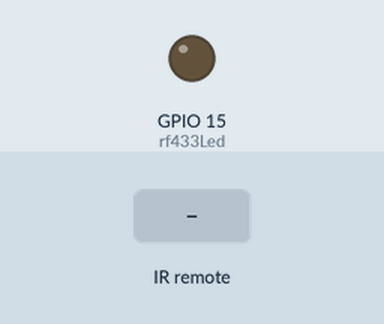
This sketch was run on a simulated ESP8266 (Wemos D1 mini). Shown: output pins drawn as LEDs (lit = HIGH). Inputs (shaded band) come from the test bench. WiFi joins after 1.5 s; servers stay silent unless stated; no MQTT or app messages arrive unless stated; what the sketch prints to the serial monitor is not drawn.

Above: at 2.7 s.
2.8 s: infrared code 0xC4E7A2 received
At 2.92 s:
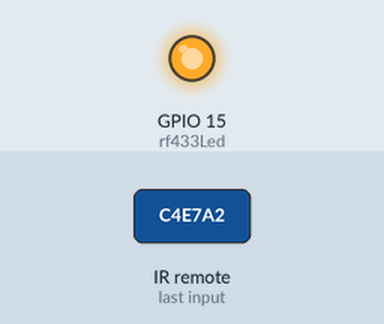
4.5 s: infrared code 0xC4E7A4 received
At 6.4 s:
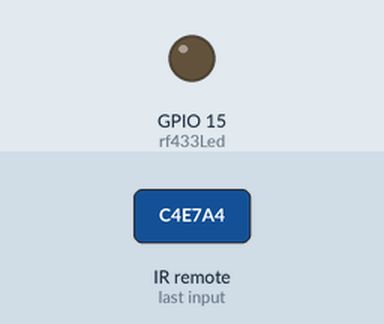
Timing chart, 0 to 7.9 s (numbered marks = the images above; inputs shaded):
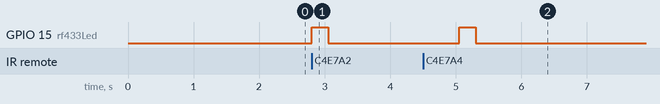

Measured:
- after the input at 2.8 s, GPIO 15 (rf433Led): LOW → HIGH at once, → LOW 0.25 s later
- after the input at 4.5 s, GPIO 15 (rf433Led): LOW → HIGH after 0.55 s, → LOW 0.25 s later

The sketch:

rf433_reciever_v2.ino
```cpp
#include <ESP8266WiFi.h>
#include "Adafruit_MQTT.h"
#include "Adafruit_MQTT_Client.h"
#include <RCSwitch.h>

#define WLAN_SSID       "WIFI_SSID"
#define WLAN_PASS       "WIFI_PW"

#define AIO_SERVER      "MQTT_HOST"
#define AIO_SERVERPORT  1883                   // use 8883 for SSL
#define AIO_USERNAME    "MQTT_USER"
#define AIO_KEY         "MQTT_PW"

WiFiClient client;
Adafruit_MQTT_Client mqtt(&client, AIO_SERVER, AIO_SERVERPORT, AIO_USERNAME, AIO_KEY);
RCSwitch mySwitch = RCSwitch();

int rf433Led = 15; //wemos led pin
int rf433Pin = 13; //wemos rf433 data pin

Adafruit_MQTT_Publish mqttState = Adafruit_MQTT_Publish(&mqtt, AIO_USERNAME "/feeds/state");

void MQTT_connect();


void setup() {
  pinMode(rf433Led, OUTPUT);
  Serial.begin(9600);

  mySwitch.enableReceive(rf433Pin);  // use only interrupt pins eg.: D3, D7

  WiFi.mode(WIFI_STA);
  WiFi.begin(WLAN_SSID, WLAN_PASS);
  while (WiFi.status() != WL_CONNECTED) {
    delay(500);
    Serial.print(".");
  }
  Serial.println();
  Serial.println("WiFi connected");
  Serial.println("IP address: "); Serial.println(WiFi.localIP());

  MQTT_connect();

}

void loop() {

  if (mySwitch.available()) {

    int value = mySwitch.getReceivedValue();

    Serial.println( mySwitch.getReceivedValue() );

    //button A action
    if (value==12904354) {
       buttonAPress();
       }
    //button B action
    if (value==12904356) {
       buttonBPress();
       }

    }

    mySwitch.resetAvailable();
  }


void buttonAPress() {
  blinkLED();
  Serial.println("Button A Pressed");

  Serial.print("Sending State ");
  MQTT_connect();
  if (! mqttState.publish("A")) {
    Serial.println(F(" Failed"));
  } else {
    Serial.println(F(" OK!"));
  }
  Serial.println("Waiting 2s");
  delay(2000);

}

void buttonBPress() {
  blinkLED();
  Serial.println("Button B Pressed");
    Serial.print("Sending State ");
  MQTT_connect();
  if (! mqttState.publish("B")) {
    Serial.println(F(" Failed"));
  } else {
    Serial.println(F(" OK!"));
  }
  Serial.println("Waiting 2s");
  delay(2000);
}


void blinkLED() {
digitalWrite(rf433Led,HIGH);
delay(250);
digitalWrite(rf433Led,LOW);

}


void MQTT_connect() {
  int8_t ret;

  // Stop if already connected.
  if (mqtt.connected()) {
    return;
  }

  Serial.print("Connecting to MQTT... ");

  uint8_t retries = 3;
  while ((ret = mqtt.connect()) != 0) { // connect will return 0 for connected
       Serial.println(mqtt.connectErrorString(ret));
       Serial.println("Retrying MQTT connection in 1 seconds...");
       mqtt.disconnect();
       delay(1000);  // wait 1 seconds
       retries--;
       if (retries == 0) {
         // basically die and wait for WDT to reset me
         while (1);
       }
  }
  Serial.println("MQTT Connected!");
}
```
